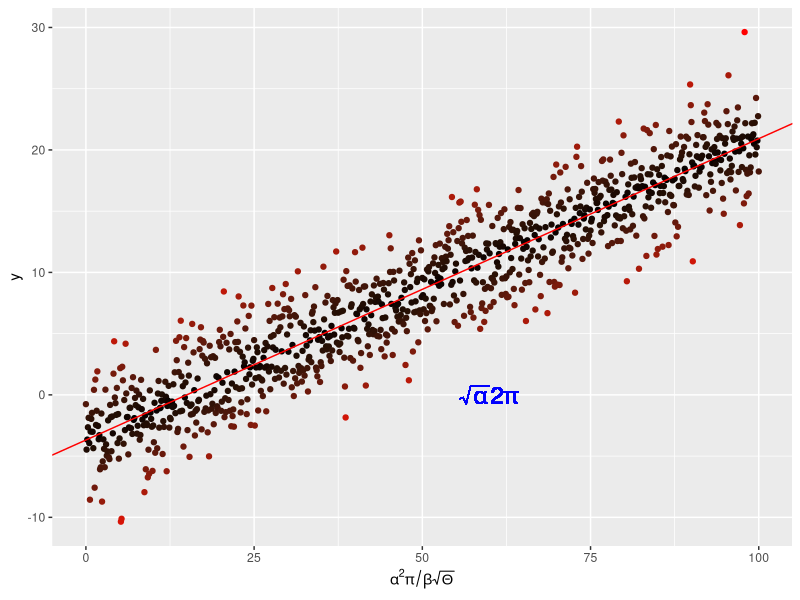
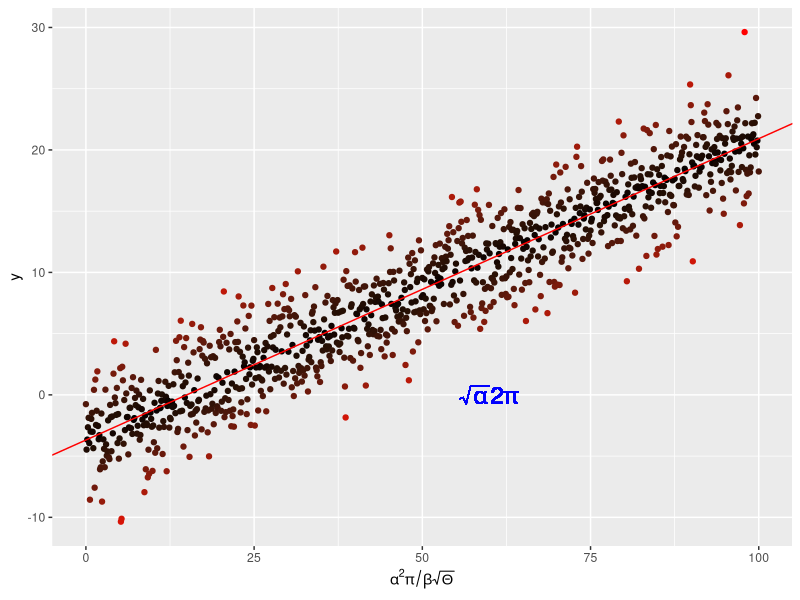

These figures' R source, in order:
#__author__ = 'Billy Lam (ykl17@ic.ac.uk)'
#__version__ = '3.6.3'

# Load package
library(ggplot2)

# Annotating plots with mathematical annotations

x <- seq(0, 100, by = 0.1)
y <- -4. + 0.25 * x +
  rnorm(length(x), mean = 0., sd = 2.5)

# and put them in a dataframe
my_data <- data.frame(x = x, y = y)

# perform a linear regression
my_lm <- summary(lm(y ~ x, data = my_data))

# plot the data
p <-  ggplot(my_data, aes(x = x, y = y,
                          colour = abs(my_lm$residual))
) +
  geom_point() +
  scale_colour_gradient(low = "black", high = "red") +
  theme(legend.position = "none") +
  scale_x_continuous(
    expression(alpha^2 * pi / beta * sqrt(Theta)))

# add the regression line
p <- p + geom_abline(
  intercept = my_lm$coefficients[1][1],
  slope = my_lm$coefficients[2][1],
  colour = "red")
# throw some math on the plot
p <- p + geom_text(aes(x = 60, y = 0,
                       label = "sqrt(alpha) * 2* pi"), 
                   parse = TRUE, size = 6, 
                   colour = "blue")

p


#Save to result directory as a pdf file
pdf("../results/MyLinReg.pdf")

p   

graphics.off()
